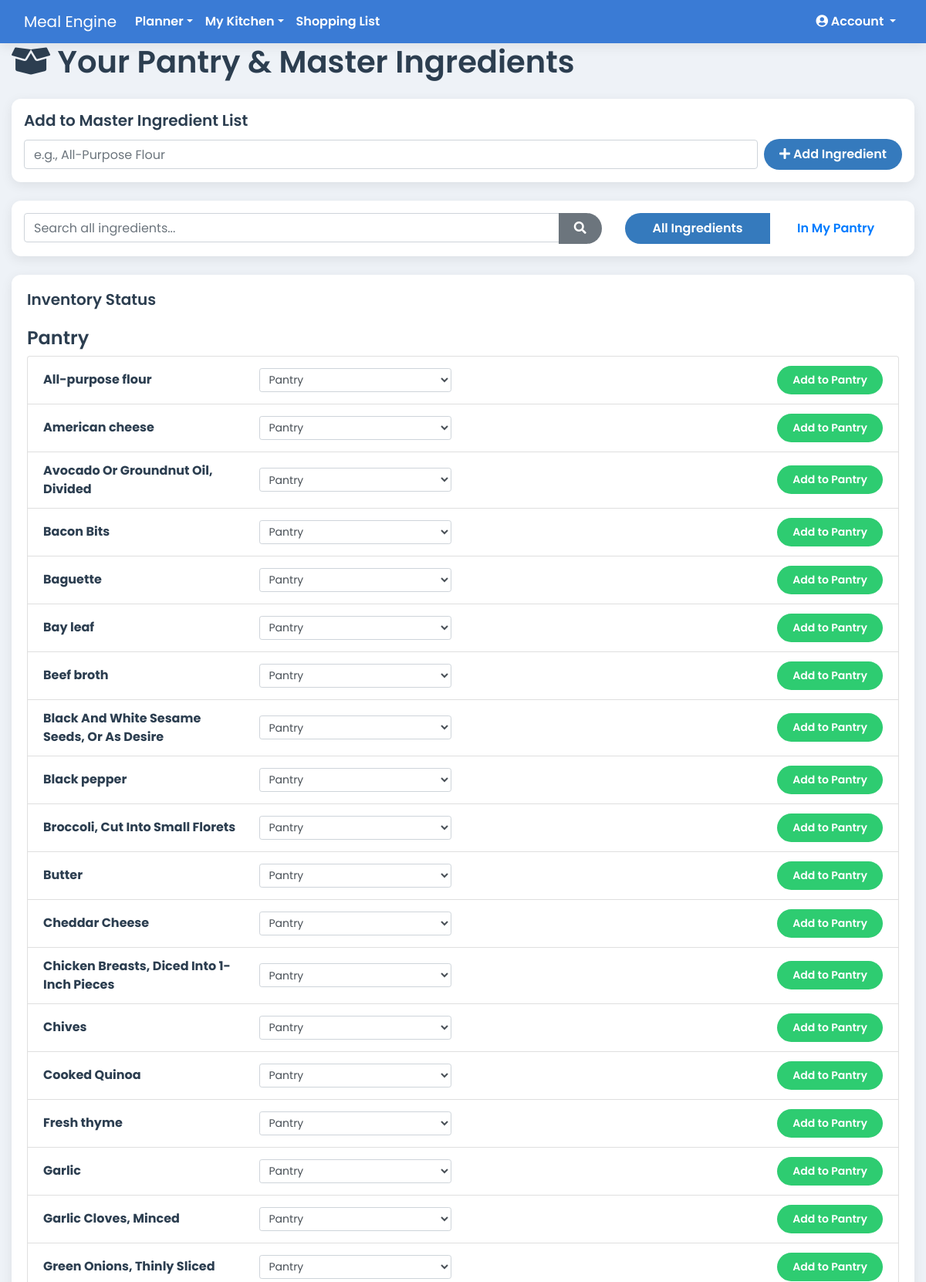
The app's page /ingredients (signed in, upper part) with its own data.
### app.py (models this page shows)
class Ingredient(db.Model):
    id = db.Column(db.Integer, primary_key=True)
    name = db.Column(db.String(100), nullable=False, unique=True)
    category = db.Column(db.String(50), nullable=True, default='Pantry')
    recipe_links = db.relationship('RecipeIngredient', backref='ingredient', lazy=True)
    pantry_items = db.relationship('PantryItem', backref='ingredient', lazy=True)

### app.py (the view, shortened to what this page needs)
@app.route('/ingredients', methods=['GET', 'POST'])
@login_required
def list_ingredients():
    query = request.args.get('query', '')
    stock_filter = request.args.get('filter', 'all')
    base_query = Ingredient.query
    if query: base_query = base_query.filter(Ingredient.name.ilike(f"%{query}%"))
    pantry_items = {item.ingredient_id: item for item in PantryItem.query.filter_by(household_id=current_user.household_id).all()}
    if stock_filter == 'in_pantry':
        ingredient_ids_in_pantry = pantry_items.keys()
        base_query = base_query.filter(Ingredient.id.in_(ingredient_ids_in_pantry))
    all_ingredients = base_query.order_by(Ingredient.category, Ingredient.name).all()
    ingredient_data = [{'ingredient': ing, 'pantry_item': pantry_items.get(ing.id)} for ing in all_ingredients]
    categories = ['Produce', 'Meat & Seafood', 'Dairy & Eggs', 'Pantry', 'Spices & Seasonings', 'Bakery', 'Frozen', 'Other']
    return render_template('ingredients.html', ingredient_data=ingredient_data, query=query, stock_filter=stock_filter, categories=categories)

### app.py (called while the page is built)
@app.context_processor
def inject_cache_buster():
    return dict(cache_buster=int(time.time()))

@app.before_request
def before_request():
    g.current_month_name = date.today().strftime('%B')

@login_manager.user_loader
def load_user(user_id):
    return db.session.get(User, int(user_id))

    @property
    def is_premium_or_elite(self):
        return self.subscription_plan in ['premium', 'elite']

### templates/ingredients.html (shortened to what this page needs)
{% extends 'base.html' %}
{% block content %}
  <div class="d-flex justify-content-between align-items-center mb-3">
    <h1><i class="fas fa-box-open"></i> Your Pantry & Master Ingredients</h1>
  </div>
  <div class="card p-3 mb-4">
    <h5 class="card-title">Add to Master Ingredient List</h5>
    <form method="POST" action="{{ url_for('list_ingredients') }}" class="form-inline">
        <div class="form-group flex-grow-1 mr-2">
            <input type="text" name="name" class="form-control w-100" placeholder="e.g., All-Purpose Flour" required>
        </div>
        <button type="submit" class="btn btn-primary"><i class="fas fa-plus"></i> Add Ingredient</button>
    </form>
  </div>
  <div class="card p-3 mb-4">
    <div class="row">
        <div class="col-md-8">
            <form method="GET" action="{{ url_for('list_ingredients') }}">
                <div class="input-group">
                    <input type="text" name="query" class="form-control" placeholder="Search all ingredients..." value="{{ query or '' }}">
                    <div class="input-group-append">
                        <button type="submit" class="btn btn-secondary"><i class="fas fa-search"></i></button>
                    </div>
                </div>
            </form>
        </div>
        <div class="col-md-4">
            <div class="btn-group w-100">
                <a href="{{ url_for('list_ingredients', filter='all', query=query) }}" class="btn {% if stock_filter == 'all' %}btn-primary{% else %}btn-outline-primary{% endif %}">All Ingredients</a>
                <a href="{{ url_for('list_ingredients', filter='in_pantry', query=query) }}" class="btn {% if stock_filter == 'in_pantry' %}btn-primary{% else %}btn-outline-primary{% endif %}">In My Pantry</a>
            </div>
        </div>
    </div>
  </div>
  <div class="card">
    <div class="card-body">
      <h5 class="card-title">Inventory Status</h5>
        {% for group in ingredient_data | groupby('ingredient.category') %}
            <h4 class="mt-4">{{ group.grouper or 'Uncategorized' }}</h4>
            <ul class="list-group">
                {% for data in group.list %}
                    <li class="list-group-item">
                        <div class="row align-items-center">
                            <div class="col-md-3"><strong>{{ data.ingredient.name }}</strong></div>
                            <div class="col-md-3">
                                <form action="{{ url_for('update_ingredient_category') }}" method="POST">
                                    <select name="category" class="form-control form-control-sm" onchange="this.form.submit()">
                                        {% for cat in categories %}
                                            <option value="{{ cat }}" {% if data.ingredient.category == cat %}selected{% endif %}>{{ cat }}</option>
                                        {% endfor %}
                                    </select>
                                </form>
                            </div>
                            {% if data.pantry_item %}
                                <div class="col-md-5">
                                    <form action="{{ url_for('update_pantry') }}" method="POST" class="form-inline">
                                        <input type="hidden" name="action" value="update_quantity">
                                        <input type="hidden" name="pantry_item_id" value="{{ data.pantry_item.id }}">
                                        <label for="quantity-{{data.pantry_item.id}}" class="sr-only">Quantity</label>
                                        <input type="number" id="quantity-{{data.pantry_item.id}}" name="quantity" class="form-control form-control-sm mr-2" value="{{ data.pantry_item.quantity }}" step="0.01" style="width: 100px;">
                                        <label for="unit-{{data.pantry_item.id}}" class="sr-only">Unit</label>
                                        <input type="text" id="unit-{{data.pantry_item.id}}" name="unit" class="form-control form-control-sm mr-2" value="{{ data.pantry_item.unit or '' }}" placeholder="Unit (e.g., lbs, cups)">
                                        <button type="submit" class="btn btn-sm btn-secondary ml-2">Update</button>
                                    </form>
                                </div>
                                <div class="col-md-1 text-right">
                                    <form action="{{ url_for('update_pantry') }}" method="POST" onsubmit="return confirm('Are you sure?');">
                                        <input type="hidden" name="action" value="delete"><input type="hidden" name="pantry_item_id" value="{{ data.pantry_item.id }}">
                                        <button type="submit" class="btn btn-sm btn-light" title="Remove from Pantry">×</button>
                                    </form>
                                </div>
                            {% else %}
                                <div class="col-md-6 text-right">
                                    <form action="{{ url_for('update_pantry') }}" method="POST">
                                        <button type="submit" class="btn btn-sm btn-success">Add to Pantry</button>
                                    </form>
                                </div>
                            {% endif %}
                        </div>
                    </li>
                {% endfor %}
            </ul>
        {% endfor %}
    </div>
  </div>
{% endblock %}

### static/css/style.css (style rules this page uses)
:root { --primary-blue: #3a7bd5; --secondary-blue: #357abd; --light-bg: #eef2f7; --card-bg: #ffffff; --text-dark: #2c3e50; --text-light: #5a6a7a; --danger-red: #e74c3c; --success-green: #2ecc71; --info-cyan: #1abc9c; --snack-teal: #20c997; --shadow: 0 4px 15px rgba(0, 0, 0, 0.08); }
body { font-family: 'Poppins', sans-serif; font-weight: 400; background-color: var(--light-bg); color: var(--text-dark); }
.btn { border-radius: 20px; padding: 8px 20px; border: none; font-weight: 600; transition: all 0.3s ease; }
.btn-primary { background-color: var(--secondary-blue); color: white; }
.btn-success { background-color: var(--success-green); }
h1, h2, h3, h4, h5 { color: var(--text-dark); font-weight: 600; }
.card, .jumbotron { background-color: var(--card-bg); border: none; border-radius: 12px; box-shadow: var(--shadow); }
.card { transition: transform 0.2s ease-in-out, box-shadow 0.2s ease-in-out; }

### records on screen
Ingredient: category "Pantry", ingredient.name "All-purpose flour", category "Pantry"
Ingredient: ingredient.name "American cheese"
Ingredient: ingredient.name "Avocado Or Groundnut Oil, Divided"
Ingredient: ingredient.name "Bacon Bits"
Ingredient: ingredient.name "Baguette"
Ingredient: ingredient.name "Bay leaf"
Ingredient: ingredient.name "Beef broth"
Ingredient: ingredient.name "Black And White Sesame Seeds, Or As Desire"
Ingredient: ingredient.name "Black pepper"
Ingredient: ingredient.name "Broccoli, Cut Into Small Florets"
Ingredient: ingredient.name "Butter"
Ingredient: ingredient.name "Cheddar Cheese"
Ingredient: ingredient.name "Chicken Breasts, Diced Into 1-Inch Pieces"
Ingredient: ingredient.name "Chives"
Ingredient: ingredient.name "Cooked Quinoa"
Ingredient: ingredient.name "Fresh thyme"
Ingredient: ingredient.name "Garlic"
Ingredient: ingredient.name "Garlic Cloves, Minced"
Ingredient: ingredient.name "Green Onions, Thinly Sliced"

### other values on screen
form field category "Pantry"
